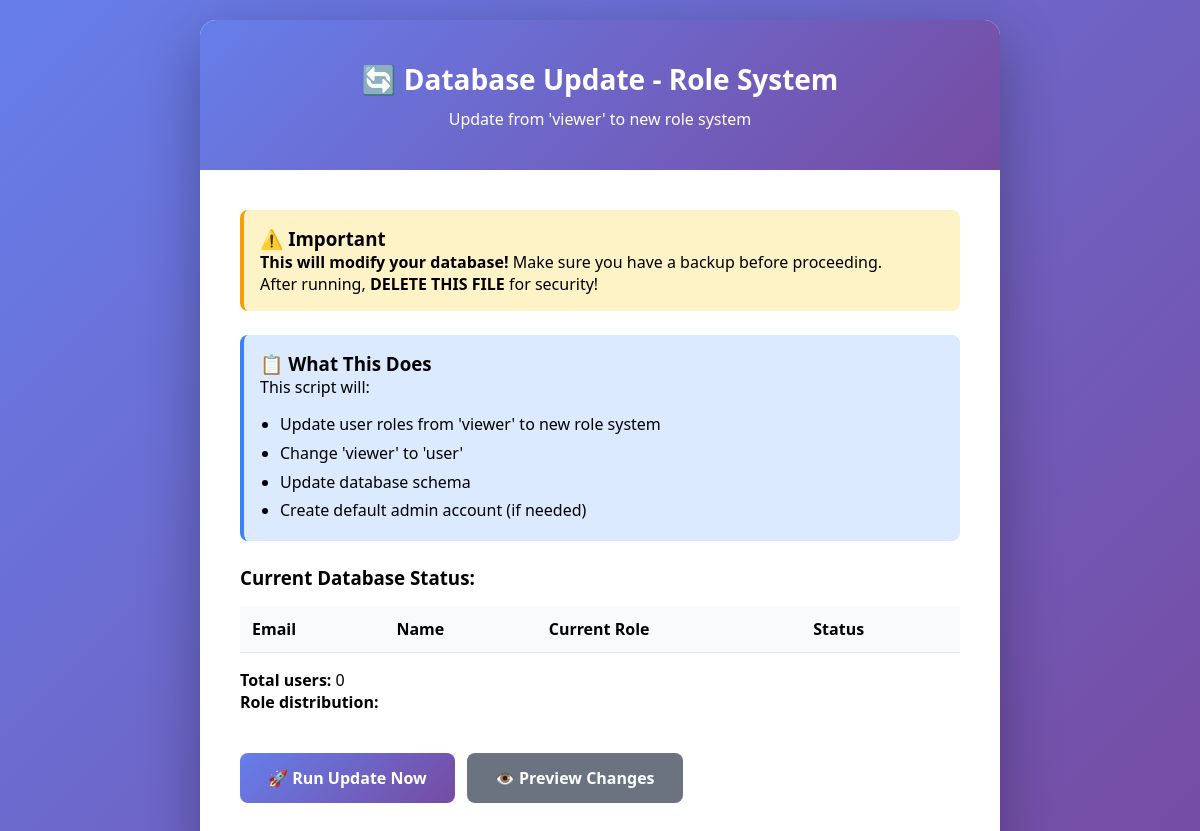
Page /update-roles.php on the earlier database version.
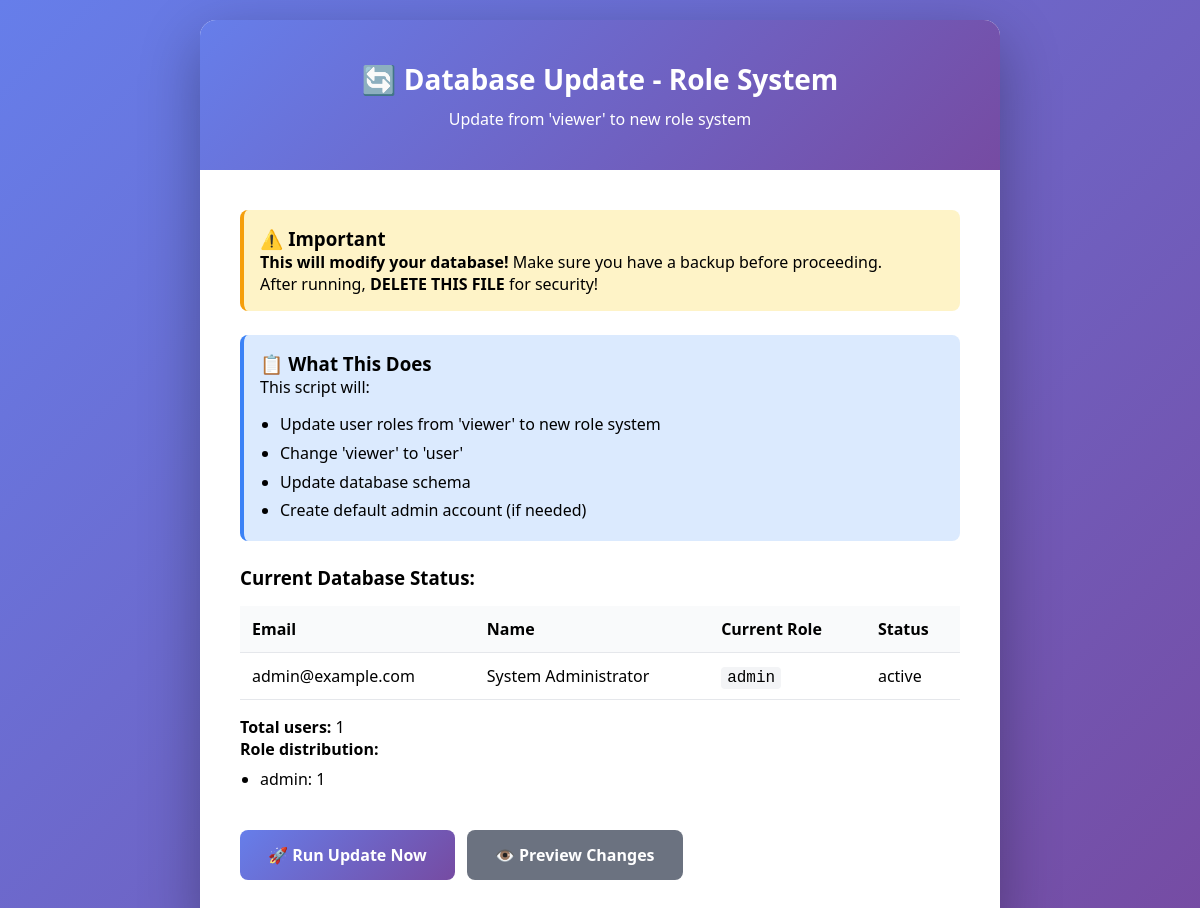
Same page on the later database version.
### tables this page shows
CREATE TABLE `users` (
  `id` varchar(36) NOT NULL,
  `email` varchar(255) NOT NULL,
  `password_hash` varchar(255) NOT NULL,
  `name` varchar(255) NOT NULL,
  `role` varchar(50) NOT NULL DEFAULT 'viewer',
  `status` varchar(50) NOT NULL DEFAULT 'active',
  `invited_by` varchar(36) DEFAULT NULL,
  `created_at` datetime DEFAULT CURRENT_TIMESTAMP,
  `last_login` datetime DEFAULT NULL,
  `reset_token` varchar(255) DEFAULT NULL,
  `reset_token_expires` datetime DEFAULT NULL
);

### src/bootstrap.php (called while the page is built, shortened)
<?php
$root = \realpath(__DIR__ . '/..') ?: __DIR__ . '/..';
require_once __DIR__ . '/cache-helper.php';
try {
    if (\is_file($root . '/.env')) {
        $dotenv = Dotenv::createImmutable($root);
    }
} catch (Throwable $e) {
    error_log('ENV load warning: ' . $e->getMessage());
}
$debug = filter_var($_ENV['APP_DEBUG'] ?? false, FILTER_VALIDATE_BOOLEAN);
$APP_URL = rtrim((string)($_ENV['APP_URL'] ?? ''), '/');
if ($APP_URL === '') {
    $scheme = (!empty($_SERVER['HTTPS']) && $_SERVER['HTTPS'] !== 'off') ? 'https' : 'http';
    $host   = $_SERVER['HTTP_HOST'] ?? ($_SERVER['SERVER_NAME'] ?? 'localhost');
    $APP_URL = $scheme . '://' . $host;
} else {
    $parsedAppUrl = @parse_url($APP_URL);
    $currentHost = $_SERVER['HTTP_HOST'] ?? ($_SERVER['SERVER_NAME'] ?? null);
    if (!empty($currentHost) && is_array($parsedAppUrl)) {
        $appHost = strtolower((string)($parsedAppUrl['host'] ?? ''));
        $isLoopback = in_array($appHost, ['127.0.0.1', 'localhost'], true) || str_starts_with($appHost, '127.');
    }
}
$APP_BASE_PATH = (string)($_ENV['APP_BASE_PATH'] ?? '/');
$cookieSecure   = filter_var($_ENV['SESSION_COOKIE_SECURE']   ?? true, FILTER_VALIDATE_BOOLEAN);
$cookieHttpOnly = filter_var($_ENV['SESSION_COOKIE_HTTPONLY'] ?? true, FILTER_VALIDATE_BOOLEAN);
$sameSite       = (string)($_ENV['SESSION_COOKIE_SAMESITE'] ?? 'Lax');
$sessionName    = (string)($_ENV['SESSION_NAME'] ?? 'permits_session');
$appConfig = [
    'APP_NAME'      => $_ENV['APP_NAME']      ?? 'Defect Tracker Permits',
    'APP_ENV'       => $_ENV['APP_ENV']       ?? 'production',
    'APP_DEBUG'     => $debug,
    'APP_URL'       => $_ENV['APP_URL'],
    'APP_BASE_PATH' => $_ENV['APP_BASE_PATH'],
    'APP_TIMEZONE'  => $_ENV['APP_TIMEZONE']  ?? 'Europe/London',
    'DB_DRIVER'     => $_ENV['DB_DRIVER']     ?? 'mysql',
    'DB_HOST'       => $_ENV['DB_HOST']       ?? '127.0.0.1',
    'DB_PORT'       => $_ENV['DB_PORT']       ?? '3306',
    'DB_DATABASE'    => $_ENV['DB_DATABASE']   ?? '',
    'DB_USERNAME'    => $_ENV['DB_USERNAME']   ?? '',
    'DB_PASSWORD'    => $_ENV['DB_PASSWORD']   ?? '',
    'DB_CHARSET'     => $_ENV['DB_CHARSET']    ?? 'utf8mb4',
    'DB_COLLATION'   => $_ENV['DB_COLLATION']  ?? 'utf8mb4_unicode_ci',
    'MAIL_DRIVER'   => $_ENV['MAIL_DRIVER']   ?? 'smtp',
    'MAIL_HOST'     => $_ENV['MAIL_HOST']     ?? '',
    'MAIL_PORT'     => $_ENV['MAIL_PORT']     ?? '',
    'MAIL_ENCRYPTION'=>$_ENV['MAIL_ENCRYPTION']?? 'ssl',
    'MAIL_USERNAME' => $_ENV['MAIL_USERNAME'] ?? '',
    'MAIL_PASSWORD' => $_ENV['MAIL_PASSWORD'] ?? '',
    'MAIL_FROM_ADDRESS'=> $_ENV['MAIL_FROM_ADDRESS'] ?? '',
    'MAIL_FROM_NAME'   => $_ENV['MAIL_FROM_NAME']    ?? '',
    'VAPID_PUBLIC_KEY'  => $_ENV['VAPID_PUBLIC_KEY']  ?? '',
    'VAPID_PRIVATE_KEY' => $_ENV['VAPID_PRIVATE_KEY'] ?? '',
    'VAPID_SUBJECT'     => $_ENV['VAPID_SUBJECT']     ?? '',
];
$app = new App($appConfig);
require_once __DIR__ . '/Db.php';
$db = new Db();
return [$app, $db, $root];

### src/Db.php (called while the page is built, shortened)
<?php
final class Db
{
    public function __construct()
    {
        $driver = strtolower((string)($_ENV['DB_DRIVER'] ?? 'mysql'));
        $opts = [
            PDO::ATTR_ERRMODE            => PDO::ERRMODE_EXCEPTION,
            PDO::ATTR_DEFAULT_FETCH_MODE => PDO::FETCH_ASSOC,
            PDO::ATTR_EMULATE_PREPARES   => false,
        ];
        if ($driver === 'mysql') {
            $this->pdo = $this->connectMySql($opts);
            return;
        }
        throw new RuntimeException("Unsupported DB_DRIVER '{$driver}'. Use 'mysql' or 'sqlite'.");
    }
    private function connectMySql(array $opts): PDO
    {
        $host     = trim((string)($_ENV['DB_HOST']     ?? '127.0.0.1'));
        $port     = (string)($_ENV['DB_PORT']          ?? '3306');
        $dbname   = trim((string)($_ENV['DB_DATABASE'] ?? ''));
        $user     = (string)($_ENV['DB_USERNAME']      ?? '');
        $pass     = (string)($_ENV['DB_PASSWORD']      ?? '');
        $charset  = (string)($_ENV['DB_CHARSET']       ?? 'utf8mb4');
        $collate  = (string)($_ENV['DB_COLLATION']     ?? 'utf8mb4_unicode_ci');
        $sqlMode  = (string)($_ENV['DB_SQL_MODE']      ?? '');
        $dsn = "mysql:host={$host};port={$port};dbname={$dbname};charset={$charset}";
        try {
            $pdo = new PDO($dsn, $user, $pass, $opts);
        } catch (PDOException $e) {
            throw new RuntimeException('MySQL connection failed: ' . $e->getMessage(), (int)$e->getCode(), $e);
        }
        $pdo->exec("SET NAMES {$charset} COLLATE {$collate}");
        return $pdo;
    }
}

### update-roles.php (the view, shortened to what this page needs)
<?php
try {
    [$app, $db, $root] = require __DIR__ . '/src/bootstrap.php';
} catch (Exception $e) {
    die("Error loading bootstrap: " . $e->getMessage());
}
$action = $_GET['action'] ?? 'show';
?>
<!DOCTYPE html>
<html lang="en">
<head>
</head>
<body>
    <div class="container">
        <div class="header">
            <h1>🔄 Database Update - Role System</h1>
            <p>Update from 'viewer' to new role system</p>
        </div>
        <div class="content">
            <?php if ($action === 'show'): ?>
                <div class="warning">
                    <h3>⚠️ Important</h3>
                    <p><strong>This will modify your database!</strong> Make sure you have a backup before proceeding.</p>
                    <p>After running, <strong>DELETE THIS FILE</strong> for security!</p>
                </div>
                <div class="info">
                    <h3>📋 What This Does</h3>
                    <p>This script will:</p>
                    <ul style="margin: 12px 0 0 20px; line-height: 1.8;">
                        <li>Update user roles from 'viewer' to new role system</li>
                        <li>Change 'viewer' to 'user'</li>
                        <li>Update database schema</li>
                        <li>Create default admin account (if needed)</li>
                    </ul>
                </div>
                <h3>Current Database Status:</h3>
                <?php
                try {
                    $users = $db->pdo->query("SELECT id, email, name, role, status FROM users ORDER BY email")->fetchAll(PDO::FETCH_ASSOC);
                    echo '<table>';
                    echo '<tr><th>Email</th><th>Name</th><th>Current Role</th><th>Status</th></tr>';
                    foreach ($users as $user) {
                        echo '<tr>';
                        echo '<td>' . htmlspecialchars($user['email']) . '</td>';
                        echo '<td>' . htmlspecialchars($user['name']) . '</td>';
                        echo '<td><code>' . htmlspecialchars($user['role']) . '</code></td>';
                        echo '<td>' . htmlspecialchars($user['status']) . '</td>';
                        echo '</tr>';
                    }
                    echo '</table>';
                    echo '<p><strong>Total users:</strong> ' . count($users) . '</p>';
                    $role_counts = [];
                    foreach ($users as $user) {
                        $role = $user['role'];
                        $role_counts[$role] = ($role_counts[$role] ?? 0) + 1;
                    }
                    echo '<p><strong>Role distribution:</strong></p>';
                    echo '<ul style="margin: 8px 0 0 20px;">';
                    foreach ($role_counts as $role => $count) {
                        echo '<li>' . htmlspecialchars($role) . ': ' . $count . '</li>';
                    }
                    echo '</ul>';
                } catch (Exception $e) {
                    echo '<div class="warning"><p>Error: ' . htmlspecialchars($e->getMessage()) . '</p></div>';
                }
                ?>
                <div style="margin-top: 32px;">
                    <a href="?action=update" class="btn btn-primary" onclick="return confirm('Are you sure? This will modify the database!')">
                        🚀 Run Update Now
                    </a>
                    <a href="?action=preview" class="btn btn-primary" style="background: #6b7280;">
                        👁️ Preview Changes
                    </a>
                </div>
            <?php endif; ?>
        </div>
    </div>
</body>
</html>

### update-roles.php (style rules this page uses)
* { margin: 0; padding: 0; box-sizing: border-box; }
body { font-family: system-ui, -apple-system, sans-serif; background: linear-gradient(135deg, #667eea 0%, #764ba2 100%); min-height: 100vh; padding: 20px; }
.container { max-width: 800px; margin: 0 auto; background: white; border-radius: 16px; box-shadow: 0 20px 60px rgba(0,0,0,0.3); overflow: hidden; }
.header { background: linear-gradient(135deg, #667eea 0%, #764ba2 100%); color: white; padding: 40px; text-align: center; }
.header h1 { font-size: 28px; margin-bottom: 10px; }
.content { padding: 40px; }
.warning { background: #fef3c7; border-left: 4px solid #f59e0b; padding: 16px; margin-bottom: 24px; border-radius: 8px; }
.info { background: #dbeafe; border-left: 4px solid #3b82f6; padding: 16px; margin-bottom: 24px; border-radius: 8px; }
.btn { display: inline-block; padding: 14px 28px; border: none; border-radius: 8px; font-size: 16px; font-weight: 600; cursor: pointer; text-decoration: none; margin: 8px 8px 8px 0; }
.btn-primary { background: linear-gradient(135deg, #667eea 0%, #764ba2 100%); color: white; }
table { width: 100%; border-collapse: collapse; margin: 16px 0; }
th, td { padding: 12px; text-align: left; border-bottom: 1px solid #e5e7eb; }
th { background: #f9fafb; font-weight: 600; }
code { background: #f3f4f6; padding: 2px 6px; border-radius: 4px; font-family: 'Courier New', monospace; }

Differences in the rows shown:
added users: email "admin@example.com", name "System Administrator", role "admin", status "active", count "1"
Other differences:
count($users): "0" → "1"
